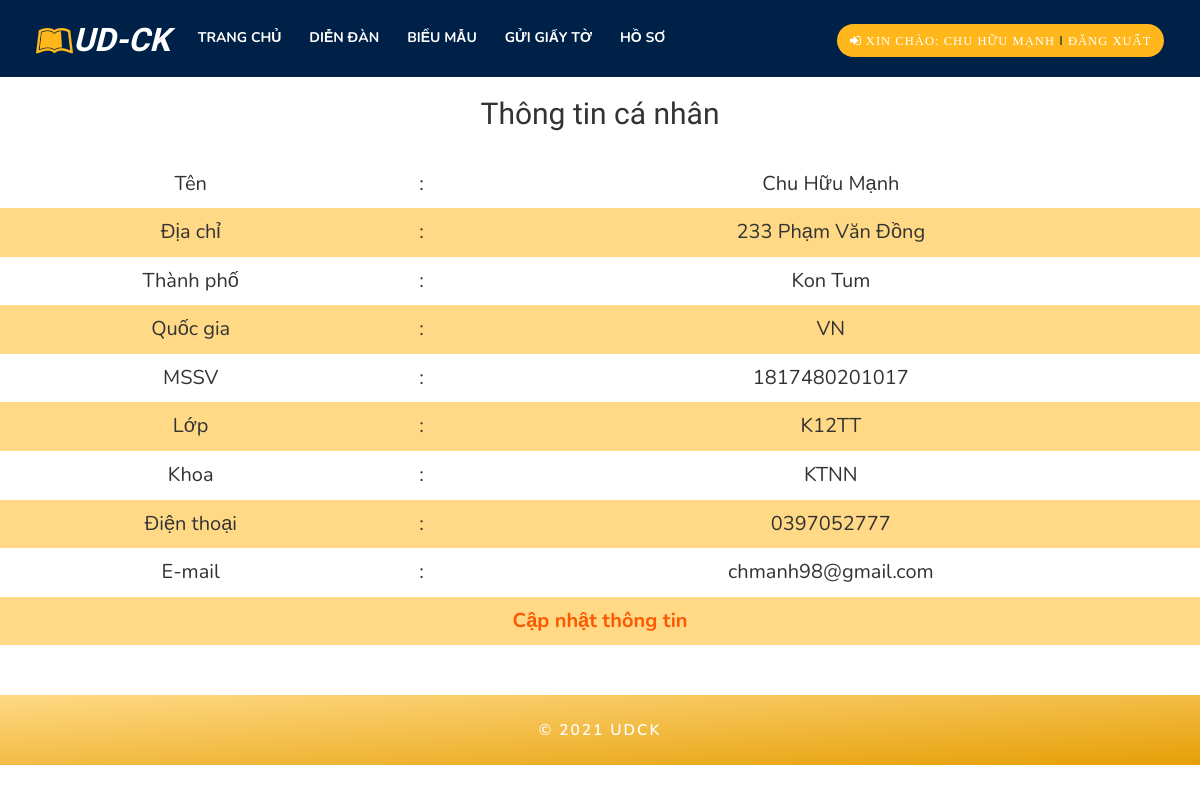
The page /profile.php (signed in) on the database its author committed.
### tables this page shows
CREATE TABLE IF NOT EXISTS `tbl_student` (
`id` int(11) NOT NULL,
  `name` varchar(255) NOT NULL,
  `address` varchar(255) NOT NULL,
  `city` varchar(50) NOT NULL,
  `country` varchar(50) NOT NULL,
  `mssv` varchar(30) NOT NULL,
  `class` varchar(200) NOT NULL,
  `department` varchar(50) NOT NULL,
  `phone` varchar(30) NOT NULL,
  `email` varchar(80) NOT NULL,
  `password` varchar(200) NOT NULL
);

### lib/session.php (called while the page is built, shortened)
<?php
class Session{
 public static function get($key){
    if (isset($_SESSION[$key])) {
     return $_SESSION[$key];
    } else {
     return false;
    }
 }
}
?>

### lib/database.php (called while the page is built, shortened)
<?php
Class Database{
   public $host   = DB_HOST;
   public $user   = DB_USER;
   public $pass   = DB_PASS;
   public $dbname = DB_NAME;
   public $link;
private function connectDB(){
   $this->link = new mysqli($this->host, $this->user, $this->pass,
    $this->dbname);
 }
public function select($query){
  $result = $this->link->query($query) or
   die($this->link->error.__LINE__);
  if($result->num_rows > 0){
    return $result;
  } else {
    return false;
  }
 }
}

### classes/student.php (called while the page is built, shortened)
<?php
    $filepath = realpath(dirname(__FILE__));
    include_once ($filepath.'/../lib/database.php');
    include_once ($filepath.'./../lib/session.php');
?>
<?php
class student
{
    private $db;
    function __construct()
    {
            $this->db = new Database();
    }
        public function show_student($id){
            $query = "SELECT * FROM tbl_student WHERE id='$id'";
            $result = $this->db->select($query);
            return $result;
        }
}
?>

### profile.php (the view, shortened to what this page needs)
<?php
    include './lib/session.php';
?>
<?php include './classes/papers.php';?>
<?php
	include ('./classes/student.php');
?>
<!DOCTYPE html>
<html lang="zxx">
<head>
	<link rel="stylesheet" href="css/bootstrap.css">
	<link rel="stylesheet" href="css/style.css" type="text/css" media="all" />
	<link rel="stylesheet" href="css/font-awesome.css">
	<link rel="stylesheet" href="css/swipebox.css">
	<link rel="stylesheet" href="css/jquery-ui.css" />
	</head>
<body>
<div class="main_section_agile" id="home">
	<div class="agileits_w3layouts_banner_nav">
		<nav class="navbar navbar-default">
			<div class="navbar-header navbar-left">
			<h1><a class="navbar-brand" href="index.php"><i class="fa fa-leanpub" aria-hidden="true"></i>ud-ck</a></h1>
			</div>
			<ul class="agile_form" >
				<li><a href="?action=logout" class="active"href="index.php" ><i class="fa fa-sign-in" aria-hidden="true"> Xin chào: <?= Session::get('student_name') ?> <span style="color: #002147;">&#8214;</span>
               ?> Đăng Xuất</i>
			</a>
				</li>
			</ul>
			<div class="collapse navbar-collapse navbar-right" id="bs-example-navbar-collapse-1">
				<nav class="link-effect-2" id="link-effect-2">
					<ul class="nav navbar-nav">
						<li class="effect-3"><a href="trangcon.php" >Trang Chủ</a></li>
						<li><a href="forum.php" class="effect-3 ">Diễn đàn</a></li>
						<li><a href="papers.php" class="effect-3 ">Biểu mẫu</a></li>
						<li><a href="scanf.php" class="effect-3 ">Gửi giấy tờ</a></li>
						<li><a href="profile.php" class="effect-3 ">Hồ Sơ</a></li>
					</ul>
				</nav>
			</div>
		</nav>
	</div>
</div>
<div class="content-profile" style="">
    	<div class="section group">
    		<div class="content_top">
	    		<div class="heading" style="justify-content: center;justify-items: center;text-align: center;margin-top: 20px;margin-bottom:30px;">
	    		<h2>Thông tin cá nhân</h2>
	    		</div>
    		</div>
			<table class="tblone" style="width:100%;height: 100%; text-align:center;font-size: 20px;margin-bottom: 50px;">
					<?php
						$id = Session::get('student_id');
						$st = new student();
						$get_students = $st->show_student($id);
						if($get_students){
							while($result = $get_students->fetch_assoc()){
					?>
				<tr>
					<td>Tên</td>
					<td>:</td>
					<td><?php echo $result['name'] ?></td>
				</tr>
				<tr>
					<td>Địa chỉ</td>
					<td>:</td>
					<td><?php echo $result['address'] ?></td>
				</tr>
				<tr>
					<td>Thành phố</td>
					<td>:</td>
					<td><?php echo $result['city'] ?></td>
				</tr>
				<tr>
					<td>Quốc gia</td>
					<td>:</td>
					<td><?php echo $result['country'] ?></td>
				</tr>
				<tr>
					<td>MSSV</td>
					<td>:</td>
					<td><?php echo $result['mssv'] ?></td>
				</tr>
				<tr>
					<td>Lớp</td>
					<td>:</td>
					<td><?php echo $result['class'] ?></td>
				</tr>
				<tr>
					<td>Khoa</td>
					<td>:</td>
					<td><?php echo $result['department'] ?></td>
				</tr>
				<tr>
					<td>Điện thoại</td>
					<td>:</td>
					<td><?php echo $result['phone'] ?></td>
				</tr>
				<tr>
					<td>E-mail</td>
					<td>:</td>
					<td><?php echo $result['email'] ?></td>
				</tr>
				<tr style="margin-top: 40px;">
					<td colspan="3"style="justify-content: center;justify-items: center;text-align: center;margin-top: 40px;margin-bottom:10px;"><a href="editprofile.php" style="text-align:center;">Cập nhật thông tin</a></td>
				</tr>
					<?php
							}
						}
						?>
			</table>
 		</div>
 	</div>
<div class="w3layouts_copy_right">
	<div class="container">
		<p>&copy 2021 UDCK</p>
	</div>
</div>
</body>
</html>

### css/style.css (style rules this page uses)
body { padding:0; margin:0; background:#fff; position:relative; font-family: 'Nunito', sans-serif; }
body a { transition:0.5s all; -webkit-transition:0.5s all; -moz-transition:0.5s all; -o-transition:0.5s all; -ms-transition:0.5s all; }
h1,h2,h3,h4,h5,h6 { margin:0; font-family: 'Exo 2', sans-serif; }
p { margin:0; font-family: 'Nunito', sans-serif; letter-spacing:1px; color:#000000; line-height:1.8em; font-size:1em; }
ul { margin:0; padding:0; }
.main_section_agile { background: #002147; }
.navbar-default { background: none; border: none; }
.navbar { margin-bottom: 0; }
.navbar-collapse { padding: 0; }
.navbar-right { margin-right: 0; }
.navbar-default .navbar-nav > li > a { font-weight: 700; letter-spacing: 1px; }
.navbar-nav > li > a { margin: 0 1.5em; padding: 0 0 0.5em; text-transform: uppercase; }
nav.navbar.navbar-default { background: none; padding: 1.7em 0 0.2em 0; }
.navbar-default .navbar-nav > li > a { color:#fff; }
a.navbar-brand { color: #fff!important; padding: 0; font-size: 0.9em; font-weight: 700; text-transform: uppercase; font-style: italic; }
a.navbar-brand i { color:#ffb71c; }
.navbar-right { float: left !important; }
div#bs-example-navbar-collapse-1 { margin-top: .3em; padding-left: 4em; }
.effect-3 { overflow: hidden; }
.effect-3:before { left: -1px; bottom: 0; width: 100%; height: 2px; background:#ffb71c; content: ''; position: absolute; transition: transform .5s ease; transform: translateX(-100%); -webkit-transform: translateX(-100%); -moz-transform: translateX(-100%); -o-transform: translateX(-100%); -ms-transform: translateX(-100%); }
.agileits_w3layouts_banner_nav { margin: 0 auto; width: 90%; }
ul.agile_form { float: right; padding-top: .5em; }
ul.agile_form li a { background:#ffb71c; color: #fff; font-size: 0.9em; padding: 8px 1em; text-transform: uppercase; letter-spacing: 1px; border-radius: 30px; -webkit-border-radius: 30px; -o-border-radius: 30px; -moz-border-radius: 30px; -ms-border-radius: 30px; }
ul.agile_form li { display:inline-block; list-style:none; }
.w3layouts_copy_right { padding: 1.5em 0; text-align: center; background:-webkit-linear-gradient(#ffd985,#e69f06); background:-moz-linear-gradient(#ffd985,#e69f06); background:-ms-linear-gradient(#ffd985,#e69f06); background: linear-gradient(to right bottom,#ffd985,#e69f06); }
.w3layouts_copy_right p { color: #fff; font-weight: 600; letter-spacing: 2px; font-size: 1.1em; }
@media (max-width: 1440px) { .navbar-nav > li > a { margin: 0 1em; } }
@media (max-width: 1440px) { div#bs-example-navbar-collapse-1 { padding-left: 3em; } }
@media (max-width: 1366px) { .navbar-default .navbar-nav > li > a { letter-spacing: 0px; } }
@media (max-width: 1280px) { .agileits_w3layouts_banner_nav { width: 94%; } }
@media (max-width: 1280px) { div#bs-example-navbar-collapse-1 { padding-left: 1em; } }

### profile.php (style rules this page uses)
.tblone td { padding:10px;text-align:center; }
table.tblone tr:nth-child(2n+1) { background:#fff;height:30px; }
table.tblone tr:nth-child(2n) { background:#ffd985;height:30px; }
table.tblone a { color: #fe5800; font-weight: bold; text-decoration: none; }

### rows shown on the page
tbl_student: name "Chu Hữu Mạnh", address "233 Phạm Văn Đồng", city "Kon Tum", country "VN", mssv "1817480201017", class "K12TT", department "KTNN", phone "0397052777", email "chmanh98@gmail.com"

### other values the page prints
Session::get('student_name') "CHU HỮU MẠNH"
